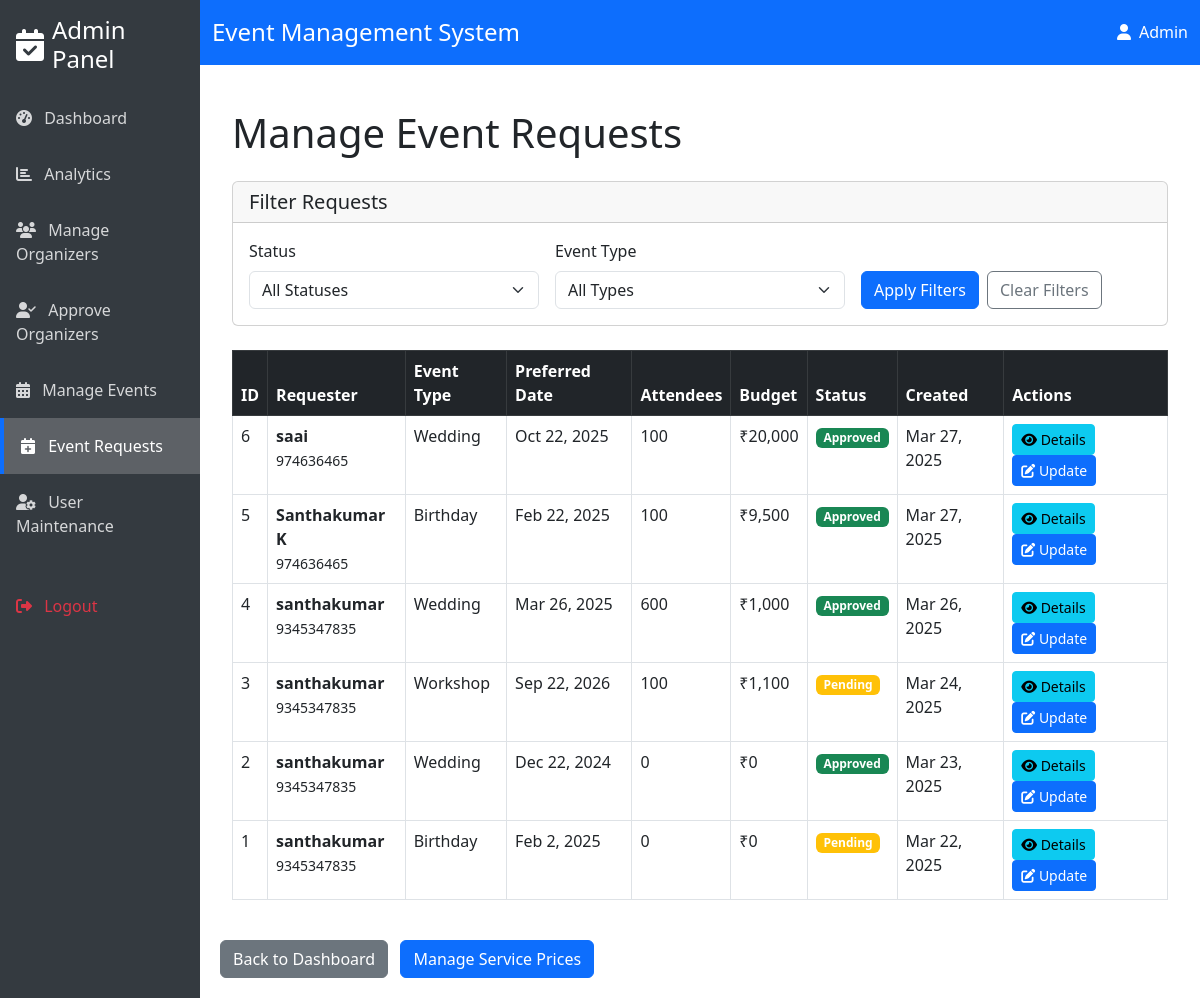
Screenshot of /admin/manage_event_requests.php (signed in) with the database file from the repository.
### tables this page shows
CREATE TABLE `event_requests` (
  `id` int(11) NOT NULL,
  `user_id` int(11) NOT NULL,
  `name` varchar(255) NOT NULL,
  `address` text NOT NULL,
  `contact` varchar(20) NOT NULL,
  `event_type` varchar(50) NOT NULL,
  `event_details` text NOT NULL,
  `preferred_date` date NOT NULL,
  `location` varchar(255) NOT NULL,
  `total_attendees` int(11) NOT NULL,
  `stage_setting` varchar(255) DEFAULT NULL,
  `food_menu` text DEFAULT NULL,
  `status` varchar(20) NOT NULL DEFAULT 'pending',
  `assigned_by` enum('admin','organizer') NOT NULL,
  `is_admin_modified` tinyint(1) NOT NULL DEFAULT 0,
  `attendee_response` text DEFAULT NULL,
  `admin_comments` text DEFAULT NULL,
  `created_at` timestamp NOT NULL DEFAULT current_timestamp(),
  `event_budget` decimal(10,2) DEFAULT NULL,
  `guest_count` int(11) DEFAULT NULL,
  `venue_size` varchar(255) DEFAULT NULL,
  `theme_preference` text DEFAULT NULL,
  `price_quote` decimal(10,2) DEFAULT NULL,
  `user_price_counter` decimal(10,2) DEFAULT NULL,
  `admin_final_price` decimal(10,2) DEFAULT NULL,
  `updated_at` timestamp NULL DEFAULT current_timestamp() ON UPDATE current_timestamp()
);

### admin/manage_event_requests.php (the view, shortened to what this page needs)
<?php
require '../includes/db.php';
$query = "CREATE TABLE IF NOT EXISTS request_modifications (
            id INT AUTO_INCREMENT PRIMARY KEY,
            request_id INT NOT NULL,
            modified_by INT NOT NULL,
            modification_note TEXT NOT NULL,
            previous_status VARCHAR(50) NOT NULL,
            created_at TIMESTAMP DEFAULT CURRENT_TIMESTAMP
        )";
$pdo->exec($query);
if (file_exists('includes/header.php')) {
    include 'includes/header.php';
}
$query = "SELECT er.*, u.email, u.name as user_name
          FROM event_requests er
          LEFT JOIN users u ON er.user_id = u.user_id";
$params = [];
$query .= " ORDER BY er.created_at DESC";
$stmt = $pdo->prepare($query);
$stmt->execute($params);
$requests = $stmt->fetchAll();
?>
<div class="container mt-4">
    <h1 class="mb-4">Manage Event Requests</h1>
    <div class="card mb-4">
        <div class="card-header">
            <h5 class="mb-0">Filter Requests</h5>
        </div>
        <div class="card-body">
            <form method="GET" class="row g-3">
                <div class="col-md-4">
                    <label for="status" class="form-label">Status</label>
                    <select name="status" id="status" class="form-select">
                        <option value="">All Statuses</option>
                    </select>
                </div>
                <div class="col-md-4">
                    <label for="event_type" class="form-label">Event Type</label>
                    <select name="event_type" id="event_type" class="form-select">
                        <option value="">All Types</option>
                    </select>
                </div>
                <div class="col-md-4 d-flex align-items-end">
                    <button type="submit" class="btn btn-primary me-2">Apply Filters</button>
                    <a href="manage_event_requests.php" class="btn btn-outline-secondary">Clear Filters</a>
                </div>
            </form>
        </div>
    </div>
    <?php if (empty($requests)): ?>
    <div class="alert alert-info">No event requests found.</div>
    <?php else: ?>
    <div class="table-responsive">
        <table class="table table-bordered table-hover" id="requestsTable">
            <thead class="table-dark">
                <tr>
                    <th>ID</th>
                    <th>Requester</th>
                    <th>Event Type</th>
                    <th>Preferred Date</th>
                    <th>Attendees</th>
                    <th>Budget</th>
                    <th>Status</th>
                    <th>Created</th>
                    <th>Actions</th>
                </tr>
            </thead>
            <tbody>
                <?php foreach ($requests as $request): ?>
                <tr data-status="<?= $request['status'] ?>" data-event-type="<?= $request['event_type'] ?>">
                    <td><?= $request['id'] ?></td>
                    <td>
                        <strong><?= htmlspecialchars($request['name']) ?></strong><br>
                        <small><?= htmlspecialchars($request['contact']) ?></small>
                    </td>
                    <td><?= htmlspecialchars(ucfirst($request['event_type'])) ?></td>
                    <td><?= date('M j, Y', strtotime($request['preferred_date'])) ?></td>
                    <td><?= htmlspecialchars($request['total_attendees']) ?></td>
                    <td>₹<?= number_format($request['event_budget'] ?? 0) ?></td>
                    <td>
                        <?php
                        $statusClass = 'bg-secondary';
                        $statusText = ucfirst($request['status']);
                        if ($request['status'] == 'pending') {
                            $statusClass = 'bg-warning';
                        } elseif ($request['status'] == 'approved' || $request['status'] == 'accepted') {
                            $statusClass = 'bg-success';
                            $statusText = 'Approved';
                        } elseif ($request['status'] == 'rejected') {
                            $statusClass = 'bg-danger';
                        } elseif ($request['status'] == 'quotation') {
                            $statusClass = 'bg-info';
                            $statusText = 'Quote Sent';
                        } elseif ($request['status'] == 'counter_offer') {
                            $statusClass = 'bg-primary';
                            $statusText = 'Counter Offer';
                        }
                        ?>
                        <span class="badge <?= $statusClass ?>"><?= $statusText ?></span>
                    </td>
                    <td><?= date('M j, Y', strtotime($request['created_at'])) ?></td>
                    <td>
                        <button type="button" class="btn btn-sm btn-info" data-bs-toggle="modal" data-bs-target="#detailsModal<?= $request['id'] ?>">
                            <i class="fas fa-eye"></i> Details
                        </button>
                        <button type="button" class="btn btn-sm btn-primary" data-bs-toggle="modal" data-bs-target="#updateModal<?= $request['id'] ?>">
                            <i class="fas fa-edit"></i> Update
                        </button>
                    </td>
                </tr>
                <?php endforeach; ?>
            </tbody>
        </table>
    </div>
<?php endif; ?>
</div>
<div class="mt-4">
    <a href="dashboard.php" class="btn btn-secondary">Back to Dashboard</a>
    <a href="manage_prices.php" class="btn btn-primary ms-2">Manage Service Prices</a>
</div>
<?php
if (file_exists('includes/footer.php')) {
    include 'includes/footer.php';
}
?>

### admin/includes/header.php (shortened to what this page needs)
<?php
$current_page = basename($_SERVER['PHP_SELF']);
?>
<!DOCTYPE html>
<html lang="en">
<head>
    <link href="https://cdn.jsdelivr.net/npm/bootstrap@5.3.0/dist/css/bootstrap.min.css" rel="stylesheet">
    <link rel="stylesheet" href="https://cdnjs.cloudflare.com/ajax/libs/font-awesome/6.4.0/css/all.min.css">
</head>
<body>
    <div class="container-fluid">
        <div class="row">
            <div class="col-md-3 col-lg-2 px-0 sidebar">
                <div class="p-3 d-flex align-items-center">
                    <i class="fas fa-calendar-check fa-2x me-2"></i>
                    <h4 class="text-white mb-0">Admin Panel</h4>
                </div>
                <ul class="nav flex-column">
                    <li class="nav-item">
                        <a class="nav-link <?= $current_page == 'dashboard.php' ? 'active' : '' ?>" href="dashboard.php">
                            <i class="fas fa-tachometer-alt me-2"></i> Dashboard
                        </a>
                    </li>
                    <li class="nav-item">
                        <a class="nav-link <?= $current_page == 'analytics.php' ? 'active' : '' ?>" href="analytics.php">
                            <i class="fas fa-chart-bar me-2"></i> Analytics
                        </a>
                    </li>
                    <li class="nav-item">
                        <a class="nav-link <?= $current_page == 'manage_organizers.php' ? 'active' : '' ?>" href="manage_organizers.php">
                            <i class="fas fa-users me-2"></i> Manage Organizers
                        </a>
                    </li>
                    <li class="nav-item">
                        <a class="nav-link <?= $current_page == 'approve_organizer.php' ? 'active' : '' ?>" href="approve_organizer.php">
                            <i class="fas fa-user-check me-2"></i> Approve Organizers
                        </a>
                    </li>
                    <li class="nav-item">
                        <a class="nav-link <?= $current_page == 'manage_events.php' ? 'active' : '' ?>" href="manage_events.php">
                            <i class="fas fa-calendar-alt me-2"></i> Manage Events
                        </a>
                    </li>
                    <li class="nav-item">
                        <a class="nav-link <?= $current_page == 'manage_event_requests.php' ? 'active' : '' ?>" href="manage_event_requests.php">
                            <i class="fas fa-calendar-plus me-2"></i> Event Requests
                        </a>
                    </li>
                    <li class="nav-item">
                        <a class="nav-link <?= $current_page == 'user_maintenance.php' ? 'active' : '' ?>" href="user_maintenance.php">
                            <i class="fas fa-user-cog me-2"></i> User Maintenance
                        </a>
                    </li>
                    <li class="nav-item mt-4">
                        <a class="nav-link text-danger" href="logout.php">
                            <i class="fas fa-sign-out-alt me-2"></i> Logout
                        </a>
                    </li>
                </ul>
            </div>
            <div class="col-md-9 col-lg-10 p-0">
                <div class="admin-header">
                    <div class="container-fluid py-2">
                        <div class="d-flex justify-content-between align-items-center">
                            <h4 class="mb-0">Event Management System</h4>
                            <div>
                                <span><i class="fas fa-user me-2"></i><?= $_SESSION['name'] ?? 'Admin' ?></span>
                            </div>
                        </div>
                    </div>
                </div>
                <div class="content-wrapper">

### admin/includes/footer.php (shortened to what this page needs)
</div>
            </div>
        </div>
    </div>
</body>
</html>

### admin/includes/header.php (style rules this page uses)
.sidebar { min-height: 100vh; background: #343a40; color: white; }
.sidebar .nav-link { color: rgba(255,255,255,.8); padding: 1rem; transition: all 0.3s ease; }
.sidebar .nav-link.active { background: rgba(255,255,255,.2); color: white; border-left: 4px solid #0d6efd; }
.admin-header { background: #0d6efd; color: white; padding: 10px 0; }
.content-wrapper { padding: 20px; }

### rows the page displays
event_requests: id "6", name "saai", contact "974636465", event_type "Wedding", preferred_date "Oct 22, 2025", total_attendees "100", event_budget "20,000", status "Approved", created_at "Mar 27, 2025"
event_requests: id "5", name "Santhakumar K", contact "974636465", event_type "Birthday", preferred_date "Feb 22, 2025", total_attendees "100", event_budget "9,500", status "Approved", created_at "Mar 27, 2025"
event_requests: id "4", name "santhakumar", contact "9345347835", event_type "Wedding", preferred_date "Mar 26, 2025", total_attendees "600", event_budget "1,000", status "Approved", created_at "Mar 26, 2025"
event_requests: id "3", name "santhakumar", contact "9345347835", event_type "Workshop", preferred_date "Sep 22, 2026", total_attendees "100", event_budget "1,100", status "Pending", created_at "Mar 24, 2025"
event_requests: id "2", name "santhakumar", contact "9345347835", event_type "Wedding", preferred_date "Dec 22, 2024", total_attendees "0", event_budget "0", status "Approved", created_at "Mar 23, 2025"
event_requests: id "1", name "santhakumar", contact "9345347835", event_type "Birthday", preferred_date "Feb 2, 2025", total_attendees "0", event_budget "0", status "Pending", created_at "Mar 22, 2025"

### other values shown
$_SESSION['name'] "Admin"
